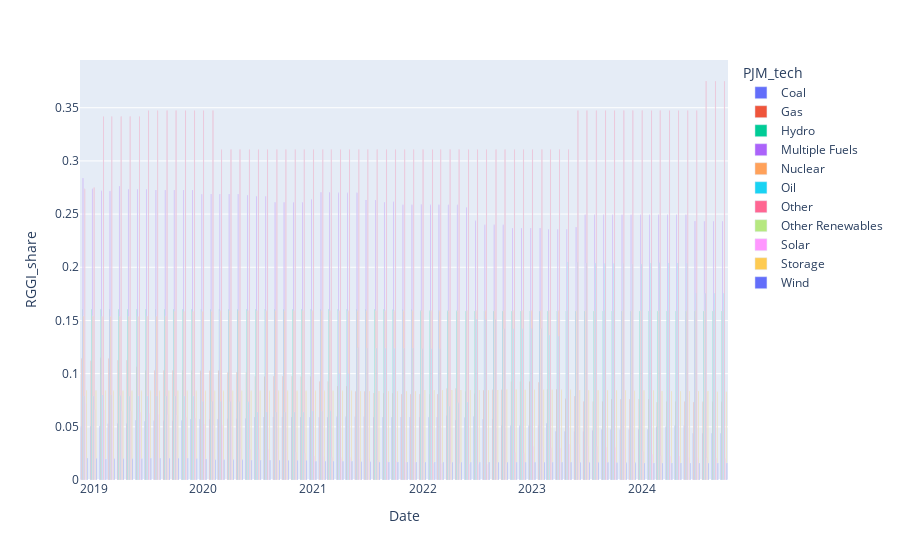

The cell this chart's notebook holds for it:
### Code cell
px.bar(pjm_rggi_capacity_compare.groupby(['PJM_tech','report_year','report_month','Date'])['RGGI_share'].mean().to_frame().reset_index(),x='Date',y='RGGI_share',color='PJM_tech',barmode='group')
